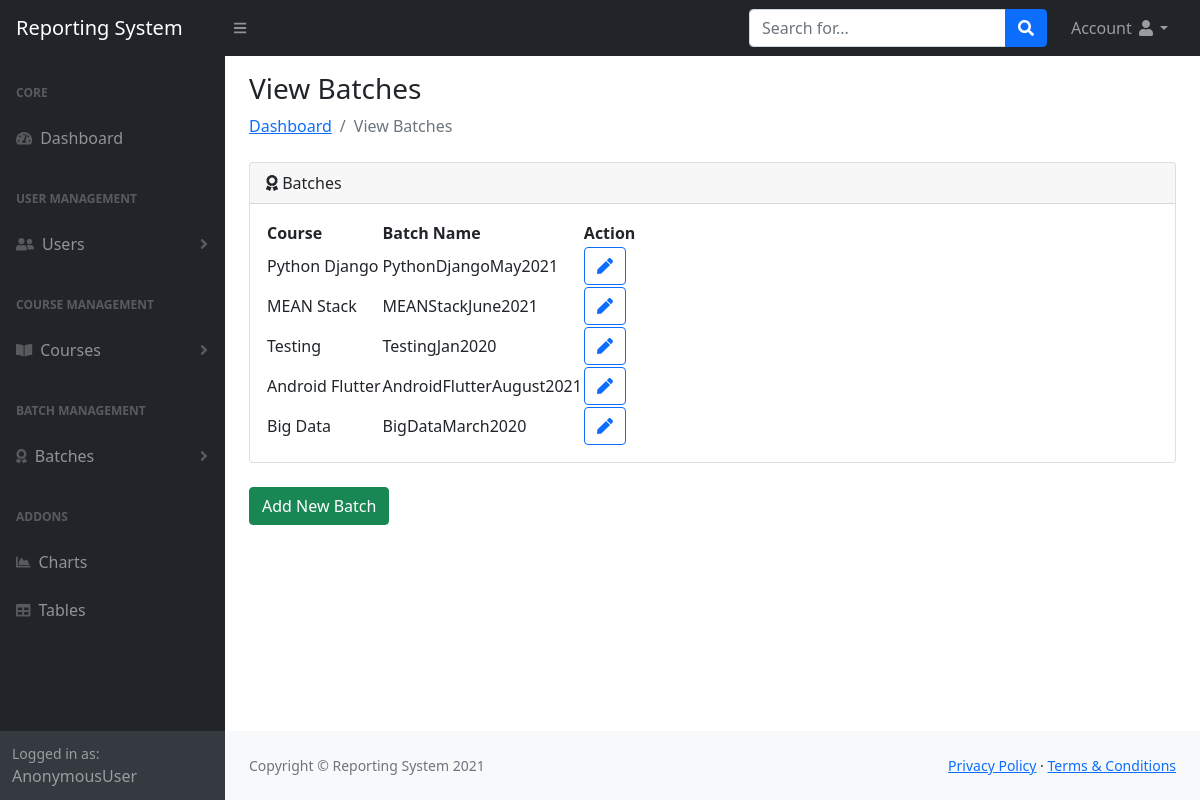
The app's page /head/batches/ with its own data.
### reporting/models.py (models this page shows, shortened)
class Batch(models.Model):
    course = models.ForeignKey(Course, on_delete=models.CASCADE)
    batch_name = models.CharField(max_length=255, unique=True)
    is_active = models.BooleanField(default=True)

class Course(models.Model):
    course_name = models.CharField(max_length=255)
    is_active = models.BooleanField(default=True)
    def __str__(self):
        return self.course_name

### reporting/views.py (the view)
# urls.py: path('batches/', views.BatchList.as_view(), name='batchlist'),
class BatchList(ListView):
    model = models.Batch
    context_object_name = 'batches'
    template_name = 'reporting/batch_list.html'

### templates/reporting/batch_list.html
<!DOCTYPE html>
{% extends 'reporting/index.html' %}
{% load static %}
{% block content %}
<div class="container-fluid px-4">
    <h3 class="mt-3">View Batches</h3>
    <ol class="breadcrumb mb-4">
        <li class="breadcrumb-item"><a href="{% url 'admindash' %}">Dashboard</a></li>
        <li class="breadcrumb-item active">View Batches</li>
    </ol>
    <div class="card mb-4">
        <div class="card-header">
            <i class="fas fa-award"></i>
            Batches
        </div>
        <div class="card-body">
            <table id="datatablesSimple">
                <thead>
                    <tr>
                        <th>Course</th>
                        <th>Batch Name</th>
                        <th>Action</th>
                    </tr>
                </thead>
                <tbody>
                    {% for batch in batches %}
                    <tr>
                        <td>{{ batch.course }}</td>
                        <td>{{ batch.batch_name }}</td>
                        <td><a href="{% url 'batchedit' batch.id %}" class="btn btn-outline-primary"><i class="fas fa-pen"></i></a></td>
                    </tr>
                    {% endfor %}
                </tbody>
            </table>
        </div>
    </div>
    <a href="{% url 'batchadd' %}" class="btn btn-success">Add New Batch</a><br><br>
</div>
{% endblock %}

### records on screen
Batch: course "Python Django", batch_name "PythonDjangoMay2021"
Batch: course "MEAN Stack", batch_name "MEANStackJune2021"
Batch: course "Testing", batch_name "TestingJan2020"
Batch: course "Android Flutter", batch_name "AndroidFlutterAugust2021"
Batch: course "Big Data", batch_name "BigDataMarch2020"

### other values on screen
{{ request.user }} "AnonymousUser"
